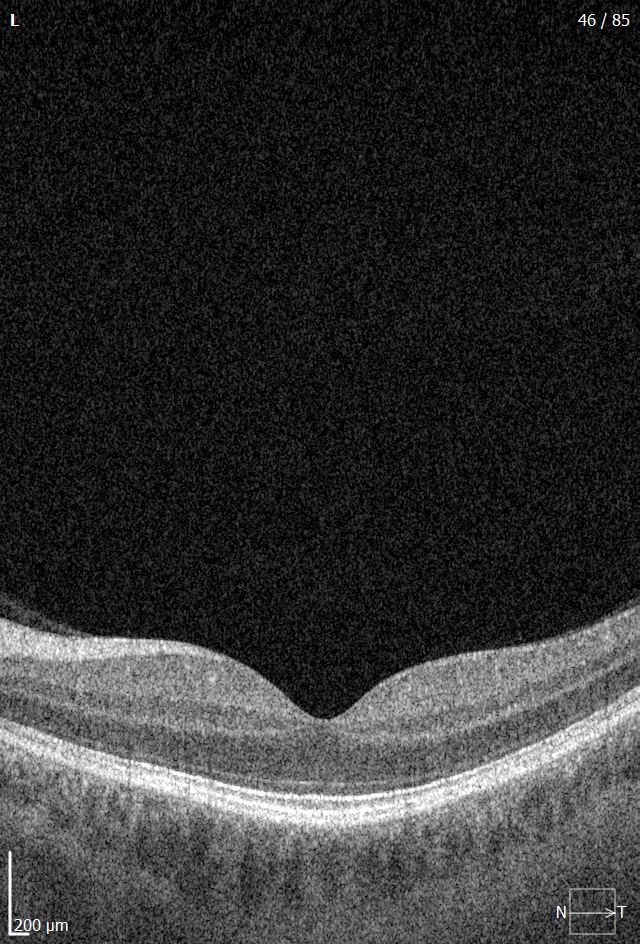
#> input picture test2.png, 640 x 944 px
$ python act_cont.py
#> lines starting #> are read from the running program, lines starting #| are printed output that depends on the picture; after the words box and inside, x2 and y2 are one past the last pixel; in counts of white or black regions, pixels touching at a corner belong together
import numpy as np
import cv2 as cv

import matplotlib.pyplot as plt
from skimage.segmentation import active_contour
import pylab as plb
import matplotlib.cm as cm


NUM_NEIGHBORS = 9
ALPHA = 1
BETA = 1
C = 15
D = 0.1
M = 5
G = 10


class Contour:
    def __init__(self, points, image):
        self.points = points
        self.image = image

    def prevVi(self, vi):
        if vi == 0:
            return len(self.points) - 1
        return vi - 1

    def nextVi(self, vi):
        if vi < len(self.points) - 1:
            return vi + 1
        return 0

    def find_point(self, j, k, vi, jv, kv):  # Метод нахождения точки относительно матрицы
        height, width, _ = self.image.shape
        x = self.points[vi][0] + j - jv
        y = self.points[vi][1] + k - kv
        x = int(x)
        y = int(y)
        if x >= height:
            x = height - 1
        if y >= width:
            y = width - 1
        point = [x, y]
        return point

    def Gv(self, vi):
        x = self.points[self.nextVi(vi)][0] + self.points[self.prevVi(vi)][0]
        y = self.points[self.nextVi(vi)][1] + self.points[self.prevVi(vi)][1]
        a = [x, y]
        return a

    def norma(self, x1, x2, y1, y2):
        x = x2 - x1
        y = y2 - y1
        if x == 0 and y == 0:
            return 1
        return np.sqrt(x * x + y * y)

    def norma_p(self, p1, p2):
        x = p2[0] - p1[0]
        y = p2[1] - p1[1]
        if x == 0 and y == 0:
            return 1
        return np.sqrt(x * x + y * y)

    def lV(self):
        n = 0
        for i in range(len(self.points) - 1):
            n += self.norma(self.points[i + 1][0], self.points[i][0], self.points[i + 1][1], self.points[i][1])**2
        n += self.norma(self.points[0][0], self.points[len(self.points) - 1][0], self.points[0][1], self.points[len(self.points) - 1][1])**2
        n /= len(self.points)
        return n

    def findEcon(self, vi):
        gamma = 1 / (2 * np.cos((2*np.pi)/NUM_NEIGHBORS))
        e_con = np.zeros((NUM_NEIGHBORS, NUM_NEIGHBORS))
        jv = (NUM_NEIGHBORS - 1) / 2
        kv = (NUM_NEIGHBORS - 1) / 2
        v = self.Gv(vi)  # Vi+1 + Vi-1
        lv = self.lV()
        for j in range(NUM_NEIGHBORS):
            for k in range(NUM_NEIGHBORS):
                p = self.find_point(j, k, vi, jv, kv)
                e_con[j][k] = (1 / lv) * (self.norma(p[0], v[0] * gamma, p[1], v[1] * gamma)**2)
        return e_con

    def Ebjk(self, vi, q):
        x1 = (self.points[vi][0] - self.points[self.prevVi(vi)][0]) / self.norma_p(self.points[vi], self.points[self.prevVi(vi)])
        y1 = (self.points[vi][1] - self.points[self.prevVi(vi)][1]) / self.norma_p(self.points[vi], self.points[self.prevVi(vi)])
        x2 = (self.points[self.nextVi(vi)][0] - self.points[vi][0]) / self.norma_p(self.points[self.nextVi(vi)], self.points[vi])
        y2 = (self.points[self.nextVi(vi)][1] - self.points[vi][1]) / self.norma_p(self.points[self.nextVi(vi)], self.points[vi])
        x = x1 + x2
        y = y1 + y2
        return x * q[0] + y * q[1]

    def findEbal(self, vi):
        e_bal = np.zeros((NUM_NEIGHBORS, NUM_NEIGHBORS))
        jv = (NUM_NEIGHBORS - 1) / 2
        kv = (NUM_NEIGHBORS - 1) / 2
        for j in range(NUM_NEIGHBORS):
            for k in range(NUM_NEIGHBORS):
                p = self.find_point(j, k, vi, jv, kv)
                q = [self.points[vi][0] - p[0], self.points[vi][1] - p[1]]
                e_bal[j][k] = self.Ebjk(vi, q)
        return e_bal

    def findEint(self, vi):
        e_con = self.findEcon(vi)
        e_bal = self.findEbal(vi)
        e_int = np.zeros((NUM_NEIGHBORS, NUM_NEIGHBORS))
        for j in range(NUM_NEIGHBORS):
            for k in range(NUM_NEIGHBORS):
                e_int[j][k] = C * e_con[j][k] + D * e_bal[j][k]
        return e_int

    def findEmag(self, vi):
        img = cv.cvtColor(self.image, cv.COLOR_BGR2GRAY)
        e_mag = np.zeros((NUM_NEIGHBORS, NUM_NEIGHBORS))
        jv = (NUM_NEIGHBORS - 1) / 2
        kv = (NUM_NEIGHBORS - 1) / 2
        for j in range(NUM_NEIGHBORS):
            for k in range(NUM_NEIGHBORS):
                p = self.find_point(j, k, vi, jv, kv)
                e_mag[j][k] = img[p[0]][p[1]]      # возможно придется поменять координаты местами
        return e_mag

    def abs_grad(self, p, img):
        if p[0] == 0 or p[1] == 0:
            return 0
        df1 = int(img[p[0]][p[1]]) - int(img[p[0] - 1][p[1]])
        df2 = int(img[p[0]][p[1]]) - int(img[p[0]][p[1] - 1])
        return - np.sqrt(df1 * df1 + df2 * df2)

    def findEgrad(self, vi):
        img = cv.cvtColor(self.image, cv.COLOR_BGR2GRAY)
        e_grad = np.zeros((NUM_NEIGHBORS, NUM_NEIGHBORS))
        jv = (NUM_NEIGHBORS - 1) / 2
        kv = (NUM_NEIGHBORS - 1) / 2
        for j in range(NUM_NEIGHBORS):
            for k in range(NUM_NEIGHBORS):
                p = self.find_point(j, k, vi, jv, kv)
                e_grad[j][k] = self.abs_grad(p, img)
        return e_grad

    def findEext(self, vi):
        e_mag = self.findEmag(vi)
        e_grad = self.findEgrad(vi)
        e_ext = np.zeros((NUM_NEIGHBORS, NUM_NEIGHBORS))
        for j in range(NUM_NEIGHBORS):
            for k in range(NUM_NEIGHBORS):
                e_ext[j][k] = M * e_mag[j][k] + G * e_grad[j][k]
        return e_ext

    def findEi(self, vi):
        e_int = self.findEint(vi)
        e_ext = self.findEext(vi)
        e_i = np.zeros((NUM_NEIGHBORS, NUM_NEIGHBORS))
        for j in range(NUM_NEIGHBORS):
            for k in range(NUM_NEIGHBORS):
                e_i[j][k] = ALPHA * e_int[j][k] + BETA * e_ext[j][k]
        return e_i

    def minEi(self, vi):
        e_i = self.findEi(vi)
        min = e_i[0][0]
        jv = (NUM_NEIGHBORS - 1) / 2
        kv = (NUM_NEIGHBORS - 1) / 2
        J = 0
        K = 0
        for j in range(NUM_NEIGHBORS):
            for k in range(NUM_NEIGHBORS):
                if e_i[j][k] < min:
                    min = e_i[j][k]
                    J = j
                    K = k
        p = self.find_point(J, K, vi, jv, kv)
        self.points[vi][0] = p[0]
        self.points[vi][1] = p[1]

    def start_processing(self):
        for i in range(len(self.points)):
            self.minEi(i)
        return self.points


# [77 lines of commented-out code are left out]


def contour_transform(cnt):
    x = np.array([])
    y = np.array([])
    for i in range(len(cnt)):
        if i % 7 == 0:
            x = np.append(x, cnt[i][0][1])
            y = np.append(y, cnt[i][0][0])
    array = np.array([x, y]).T
    return array


def preprocess(image_file):
    # Load original image
#> called with image_file = 'test2.png'
    originalImage = cv.imread(image_file)
#> originalImage is the input picture: shape (944, 640, 3); mean B, G, R 48.9, 48.9, 48.9
    final = cv.medianBlur(originalImage, 7)
    originalImage = cv.cvtColor(originalImage, cv.COLOR_BGR2RGB)
    reshapedImage = np.float32(final.reshape(-1, 3))
    numberOfClusters = 3
    stopCriteria = (cv.TERM_CRITERIA_EPS + cv.TERM_CRITERIA_MAX_ITER, 100, 0.1)
    ret, labels, clusters = cv.kmeans(reshapedImage, numberOfClusters, None, stopCriteria, 10, cv.KMEANS_RANDOM_CENTERS)
#> ret = 390058620.9; clusters = [[93.72, 93.7, 93.68], [166.1, 166.1, 166.1], [18.78, 18.78, 18.78]]
    clusters = np.uint8(clusters)
#> clusters = [[93, 93, 93], [166, 166, 166], [18, 18, 18]]
    intermediateImage = clusters[labels.flatten()]
    clusteredImage = intermediateImage.reshape((originalImage.shape))
    initialContoursImage = np.copy(clusteredImage)
    imgray = cv.cvtColor(initialContoursImage, cv.COLOR_BGR2GRAY)
    _, thresh = cv.threshold(imgray, 50, 255, 0)
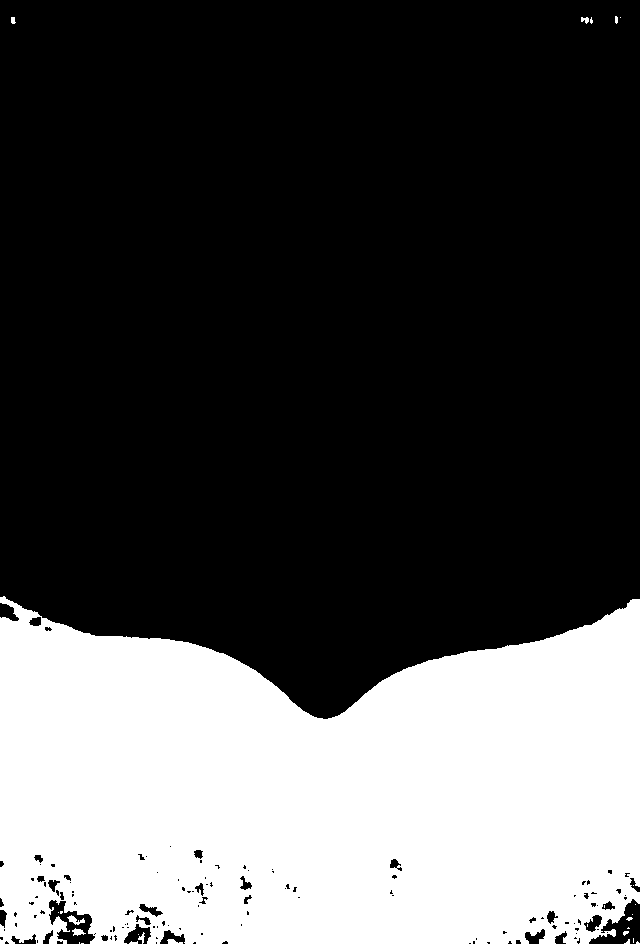
#> thresh: shape (944, 640); 30.2% white; 27 white regions (18 under 20 px)
    contours, hierarchy = cv.findContours(thresh, cv.RETR_EXTERNAL, cv.CHAIN_APPROX_SIMPLE)
#> contours = 25 contours, 19 with area under 20; largest, box (x1, y1, x2, y2) and area: (0, 596, 640, 944) 182650, (67, 915, 85, 925) 58, (72, 928, 86, 936) 46, (167, 939, 183, 944) 34, (581, 17, 589, 24) 24, (138, 932, 145, 944) 22
    cnt = max(contours, key=cv.contourArea)
#> cnt = contour of 872 points, box (x1, y1, x2, y2) (0, 596, 640, 944), area 182650
    x, y, w, h = cv.boundingRect(cnt)
#> x = 0; y = 596; w = 640; h = 348
    crop = originalImage[y:y + h - 100, x:x + w]
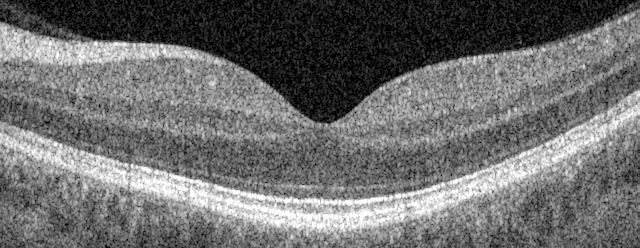
#> crop: shape (248, 640, 3); min 0, max 255, mean 108.8
    cv.imwrite("crop.png", crop)
    return crop


def get_HRC_init(image_file):
    final = cv.medianBlur(image_file, 7)
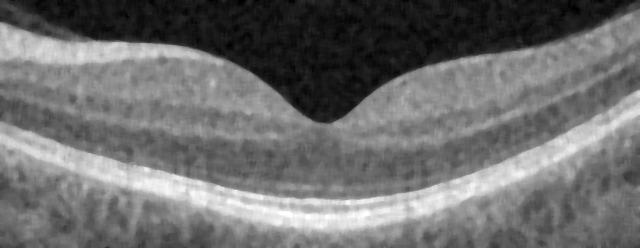
#> final: shape (248, 640, 3); min 0, max 255, mean 109.8
    crop = cv.cvtColor(image_file, cv.COLOR_BGR2RGB)
    reshapedImage = np.float32(final.reshape(-1, 3))
    numberOfClusters = 3
    stopCriteria = (cv.TERM_CRITERIA_EPS + cv.TERM_CRITERIA_MAX_ITER, 100, 0.1)
    ret, labels, clusters = cv.kmeans(reshapedImage, numberOfClusters, None, stopCriteria, 10, cv.KMEANS_RANDOM_CENTERS)
#> ret = 181310714.5; clusters = [[198.4, 198.4, 198.4], [23.76, 23.76, 23.76], [118.9, 118.9, 118.9]]
    clusters = np.uint8(clusters)
#> clusters = [[198, 198, 198], [23, 23, 23], [118, 118, 118]]
    intermediateImage = clusters[labels.flatten()]
    clusteredImage = intermediateImage.reshape((crop.shape))
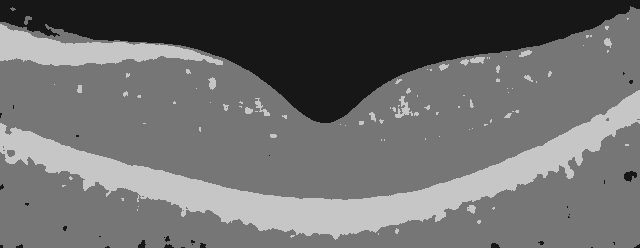
#> clusteredImage: shape (248, 640, 3); min 23, max 198, mean 109
    initialContoursImage = np.copy(clusteredImage)
    imgray = cv.cvtColor(initialContoursImage, cv.COLOR_BGR2GRAY)
#> imgray: shape (248, 640)
    _, thresh = cv.threshold(imgray, 130, 255, 0)
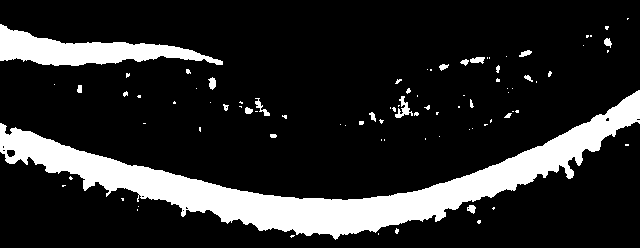
#> thresh: shape (248, 640); 16.1% white; 87 white regions (66 under 20 px)
    contours, hierarchy = cv.findContours(thresh, cv.RETR_EXTERNAL, cv.CHAIN_APPROX_SIMPLE)
#> contours = 87 contours, 72 with area under 20; largest, box (x1, y1, x2, y2) and area: (0, 90, 640, 240) 19384, (0, 24, 223, 66) 3929, (395, 96, 413, 118) 109, (470, 57, 485, 64) 56, (255, 98, 270, 116) 55
    cnt = contours[0]
#> cnt = [[291, 235], [290, 236], [291, 237], [292, 236], [293, 236], [294, 235]]
    largest_area = 0
    index = 0
    for contour in contours:
        if index > 0:
            area = cv.contourArea(contour)
            if area > largest_area:
                largest_area = area
                cnt = contours[index]
        index = index + 1
#> this loop made 87 passes
#> (area, largest_area) on passes 8, 48, 49, 55: (42, 42), (55, 55), (109, 109), (19384.5, 19384.5)
#> area on passes 32, 38, 60, 65, 66, 73: 25.5, 32, 24, 55, 21, 30
#> after the loop, cnt = contour of 843 points, box (x1, y1, x2, y2) (0, 90, 640, 240), area 19384; index = 87; largest_area = 19384.5
    biggestContourImage = np.copy(crop)
    cv.drawContours(biggestContourImage, [cnt], -1, (0, 0, 255), 1)
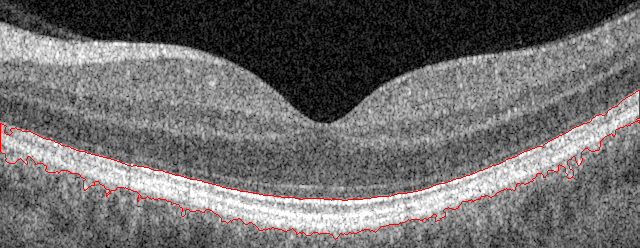
#> biggestContourImage: shape (248, 640, 3); 0.98% of pixels changed, all inside (x1, y1, x2, y2) = (0, 90, 640, 240)
    cv.imwrite("HRC_crop.png", biggestContourImage)
    cnt = contour_transform(cnt)
#> the loop in contour_transform, `for i in range(len(cnt)):` made 843 passes
#> (x, y) on passes 1, 8, 15, 22, 29: ([90], [638]), ([90, 96], [638, 629]), ([90, 96, 106], [638, 629, 615]), ([90, 96, 106, 115], [638, 629, 615, 604]), ([90, 96, 106, 115, 117], [638, 629, 615, 604, 593])
#> after the loop in contour_transform, `for i in range(len(cnt)):`: x = 121 values, max 238 at index 83, min 90 at index 0, mean 177.3; y = 121 values, max 638 at index 0, min 1 at index 48, mean 334.6
#> in contour_transform, `array = np.array([x, y]).T`: array = 121 pairs, first value 90 to 238, second value 1 to 638
#> cnt has the same summary as array in contour_transform
    return cnt


def test_ready_active_contour(image, init):
    img = cv.imread(image)
    snake = active_contour(cv.medianBlur(img, 7), init, alpha=15, beta=8, gamma=50)
    fig, ax = plt.subplots(figsize=(7, 7))
    ax.imshow(img, cmap=plt.cm.gray)
    #ax.plot(init[:, 1], init[:, 0], '--r', lw=0.5)
    ax.plot(snake[:, 1], snake[:, 0], '-b', lw=0.5)
    ax.set_xticks([]), ax.set_yticks([])
    ax.axis([0, img.shape[1], img.shape[0], 0])
    plt.show()


def test_my_active_contour(init, img):
    contour = Contour(init, cv.medianBlur(img, 3))
    plt.ion()
    plt.figure()
    i = 1
    while True:
        points = Contour.start_processing(contour)
        plt.clf()
        plt.plot(points[:, 1], points[:, 0], '-b', lw=0.5)
        plt.imshow(img, cmap=plt.cm.gray)
        plt.draw()
        plt.gcf().canvas.flush_events()
        print(str(i) + " итерация")
        i += 1
    plt.ioff()
    plt.show()


def main():
    img = preprocess("test2.png")
    cnt = get_HRC_init(img)
#> cnt has the same summary as array in contour_transform
    #test_ready_active_contour("crop.png", cnt)
    test_my_active_contour(cnt, img)
#> in __init__, `self.points = points`: self.points has the same summary as array in contour_transform
#> the loop in start_processing, `for i in range(len(self.points)):` made 121 passes
    print("DONE!!!")
    return


if __name__ == '__main__':
    main()
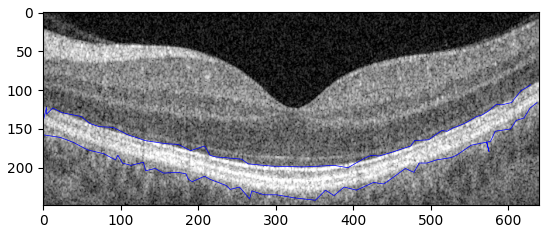
#> figure drawn by matplotlib, 1 panel
